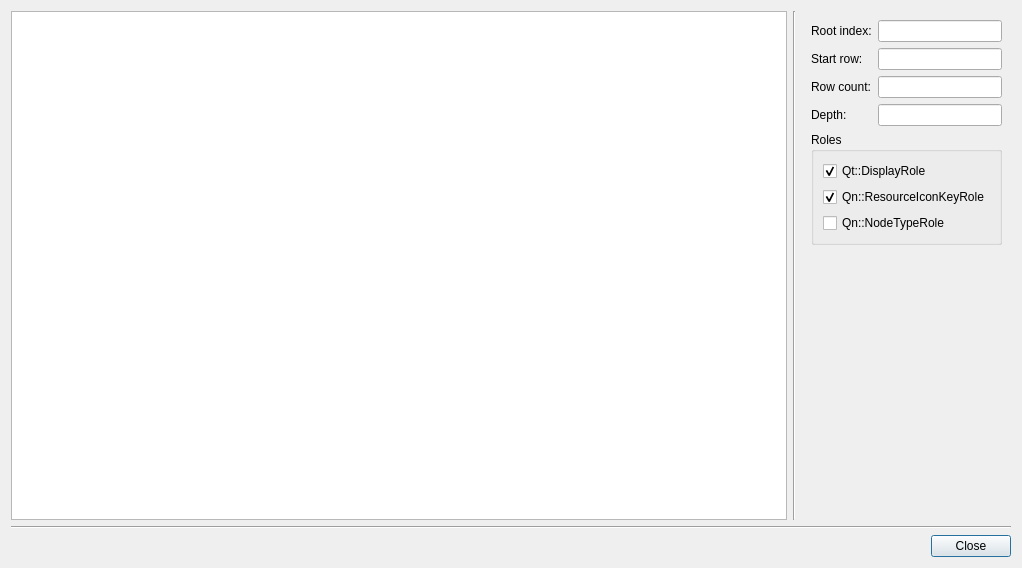
<?xml version="1.0" encoding="UTF-8"?>
<ui version="4.0">
 <class>ResourceTreeSnapshotDialog</class>
 <widget class="QDialog" name="ResourceTreeSnapshotDialog">
  <property name="geometry">
   <rect>
    <x>0</x>
    <y>0</y>
    <width>1022</width>
    <height>568</height>
   </rect>
  </property>
  <property name="windowTitle">
   <string>Resource Tree Model Snapshot</string>
  </property>
  <layout class="QVBoxLayout" name="verticalLayout">
   <item>
    <layout class="QHBoxLayout" name="horizontalLayout" stretch="1,0,0">
     <item>
      <widget class="QTextBrowser" name="snapshotTextBrowser"/>
     </item>
     <item>
      <widget class="Line" name="verticalLine">
       <property name="orientation">
        <enum>Qt::Vertical</enum>
       </property>
      </widget>
     </item>
     <item>
      <widget class="nx::vms::client::desktop::Panel" name="rightPanel" native="true">
       <layout class="QVBoxLayout" name="verticalLayout_3">
        <item>
         <layout class="QGridLayout" name="gridLayout">
          <item row="1" column="1">
           <widget class="QLineEdit" name="rootIndexLineEdit"/>
          </item>
          <item row="4" column="0">
           <widget class="QLabel" name="depthLabel">
            <property name="text">
             <string>Depth:</string>
            </property>
            <property name="buddy">
             <cstring>depthLineEdit</cstring>
            </property>
           </widget>
          </item>
          <item row="3" column="0">
           <widget class="QLabel" name="rowCountLabel">
            <property name="text">
             <string>Row count:</string>
            </property>
            <property name="buddy">
             <cstring>rowCountLineEdit</cstring>
            </property>
           </widget>
          </item>
          <item row="1" column="0">
           <widget class="QLabel" name="rootIndexLabel">
            <property name="text">
             <string>Root index:</string>
            </property>
            <property name="buddy">
             <cstring>rootIndexLineEdit</cstring>
            </property>
           </widget>
          </item>
          <item row="3" column="1">
           <widget class="QLineEdit" name="rowCountLineEdit"/>
          </item>
          <item row="4" column="1">
           <widget class="QLineEdit" name="depthLineEdit"/>
          </item>
          <item row="2" column="1">
           <widget class="QLineEdit" name="startRowLineEdit"/>
          </item>
          <item row="2" column="0">
           <widget class="QLabel" name="startRowLabel">
            <property name="text">
             <string>Start row:</string>
            </property>
            <property name="buddy">
             <cstring>startRowLineEdit</cstring>
            </property>
           </widget>
          </item>
         </layout>
        </item>
        <item>
         <widget class="QGroupBox" name="rolesGroupBox">
          <property name="title">
           <string>Roles</string>
          </property>
          <property name="flat">
           <bool>true</bool>
          </property>
          <layout class="QVBoxLayout" name="verticalLayout_2">
           <item>
            <widget class="QCheckBox" name="displayRoleCheckBox">
             <property name="text">
              <string>Qt::DisplayRole</string>
             </property>
             <property name="checked">
              <bool>true</bool>
             </property>
            </widget>
           </item>
           <item>
            <widget class="QCheckBox" name="iconKeyRoleCheckbox">
             <property name="text">
              <string>Qn::ResourceIconKeyRole</string>
             </property>
             <property name="checked">
              <bool>true</bool>
             </property>
            </widget>
           </item>
           <item>
            <widget class="QCheckBox" name="nodeTypeCheckBox">
             <property name="text">
              <string>Qn::NodeTypeRole</string>
             </property>
            </widget>
           </item>
          </layout>
         </widget>
        </item>
        <item>
         <spacer name="verticalSpacer">
          <property name="orientation">
           <enum>Qt::Vertical</enum>
          </property>
          <property name="sizeHint" stdset="0">
           <size>
            <width>0</width>
            <height>0</height>
           </size>
          </property>
         </spacer>
        </item>
       </layout>
      </widget>
     </item>
    </layout>
   </item>
   <item>
    <widget class="Line" name="bottomLine">
     <property name="orientation">
      <enum>Qt::Horizontal</enum>
     </property>
    </widget>
   </item>
   <item>
    <widget class="QDialogButtonBox" name="buttonBox">
     <property name="orientation">
      <enum>Qt::Horizontal</enum>
     </property>
     <property name="standardButtons">
      <set>QDialogButtonBox::Close</set>
     </property>
    </widget>
   </item>
  </layout>
 </widget>
 <customwidgets>
  <customwidget>
   <class>nx::vms::client::desktop::Panel</class>
   <extends>QWidget</extends>
   <header location="global">nx/vms/client/desktop/common/widgets/panel.h</header>
   <container>1</container>
  </customwidget>
 </customwidgets>
 <tabstops>
  <tabstop>snapshotTextBrowser</tabstop>
  <tabstop>rootIndexLineEdit</tabstop>
  <tabstop>startRowLineEdit</tabstop>
  <tabstop>rowCountLineEdit</tabstop>
  <tabstop>depthLineEdit</tabstop>
  <tabstop>displayRoleCheckBox</tabstop>
  <tabstop>iconKeyRoleCheckbox</tabstop>
 </tabstops>
 <resources/>
 <connections>
  <connection>
   <sender>buttonBox</sender>
   <signal>accepted()</signal>
   <receiver>ResourceTreeSnapshotDialog</receiver>
   <slot>accept()</slot>
   <hints>
    <hint type="sourcelabel">
     <x>248</x>
     <y>254</y>
    </hint>
    <hint type="destinationlabel">
     <x>157</x>
     <y>274</y>
    </hint>
   </hints>
  </connection>
  <connection>
   <sender>buttonBox</sender>
   <signal>rejected()</signal>
   <receiver>ResourceTreeSnapshotDialog</receiver>
   <slot>reject()</slot>
   <hints>
    <hint type="sourcelabel">
     <x>316</x>
     <y>260</y>
    </hint>
    <hint type="destinationlabel">
     <x>286</x>
     <y>274</y>
    </hint>
   </hints>
  </connection>
 </connections>
</ui>
